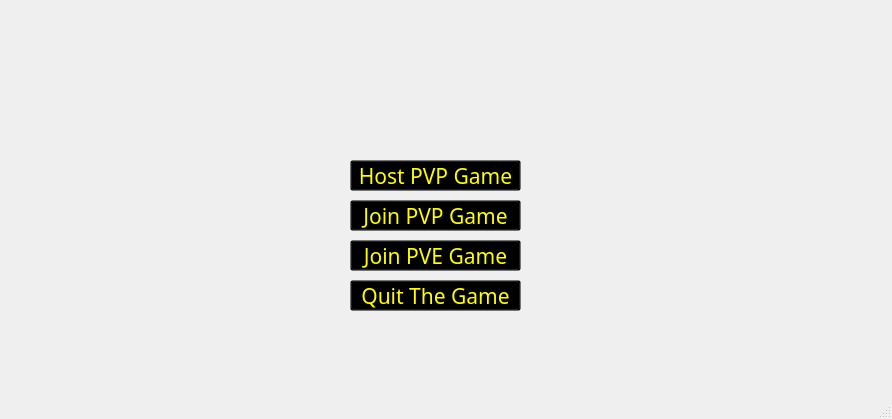
<?xml version="1.0" encoding="UTF-8"?>
<ui version="4.0">
 <class>Window</class>
 <widget class="QMainWindow" name="Window">
  <property name="geometry">
   <rect>
    <x>0</x>
    <y>0</y>
    <width>892</width>
    <height>419</height>
   </rect>
  </property>
  <property name="windowTitle">
   <string>MainWindow</string>
  </property>
  <widget class="QWidget" name="centralwidget">
   <widget class="QStackedWidget" name="stackedWidget">
    <property name="geometry">
     <rect>
      <x>0</x>
      <y>0</y>
      <width>892</width>
      <height>419</height>
     </rect>
    </property>
    <widget class="QWidget" name="page">
     <widget class="QPushButton" name="pushButton">
      <property name="geometry">
       <rect>
        <x>350</x>
        <y>160</y>
        <width>171</width>
        <height>31</height>
       </rect>
      </property>
      <property name="font">
       <font>
        <family>MV Boli</family>
        <pointsize>16</pointsize>
       </font>
      </property>
      <property name="styleSheet">
       <string notr="true">background: transparent;color: #ffff00;</string>
      </property>
      <property name="text">
       <string>Host PVP Game</string>
      </property>
     </widget>
     <widget class="QPushButton" name="pushButton_2">
      <property name="geometry">
       <rect>
        <x>350</x>
        <y>280</y>
        <width>171</width>
        <height>31</height>
       </rect>
      </property>
      <property name="font">
       <font>
        <family>MV Boli</family>
        <pointsize>16</pointsize>
       </font>
      </property>
      <property name="styleSheet">
       <string notr="true">background: transparent;color: #ffff00;</string>
      </property>
      <property name="text">
       <string>Quit The Game</string>
      </property>
     </widget>
     <widget class="QPushButton" name="pushButton_3">
      <property name="geometry">
       <rect>
        <x>350</x>
        <y>240</y>
        <width>171</width>
        <height>31</height>
       </rect>
      </property>
      <property name="font">
       <font>
        <family>MV Boli</family>
        <pointsize>16</pointsize>
       </font>
      </property>
      <property name="styleSheet">
       <string notr="true">background: transparent;color: #ffff00;</string>
      </property>
      <property name="text">
       <string>Join PVE Game</string>
      </property>
     </widget>
     <widget class="QPushButton" name="pushButton_4">
      <property name="geometry">
       <rect>
        <x>350</x>
        <y>200</y>
        <width>171</width>
        <height>31</height>
       </rect>
      </property>
      <property name="font">
       <font>
        <family>MV Boli</family>
        <pointsize>16</pointsize>
       </font>
      </property>
      <property name="styleSheet">
       <string notr="true">background: transparent;color: #ffff00;</string>
      </property>
      <property name="text">
       <string>Join PVP Game</string>
      </property>
     </widget>
    </widget>
    <widget class="QWidget" name="page_2">
     <widget class="QPushButton" name="pushButton_5">
      <property name="geometry">
       <rect>
        <x>394</x>
        <y>0</y>
        <width>101</width>
        <height>31</height>
       </rect>
      </property>
      <property name="font">
       <font>
        <family>MV Boli</family>
        <pointsize>11</pointsize>
       </font>
      </property>
      <property name="styleSheet">
       <string notr="true">background: transparent;color: #ff0000;</string>
      </property>
      <property name="text">
       <string>Start Match</string>
      </property>
     </widget>
     <widget class="QPushButton" name="pushButton_6">
      <property name="geometry">
       <rect>
        <x>400</x>
        <y>50</y>
        <width>91</width>
        <height>21</height>
       </rect>
      </property>
      <property name="font">
       <font>
        <family>MV Boli</family>
        <pointsize>11</pointsize>
       </font>
      </property>
      <property name="styleSheet">
       <string notr="true">background: transparent;color: #ff0000;</string>
      </property>
      <property name="text">
       <string>Auto Place </string>
      </property>
     </widget>
    </widget>
   </widget>
  </widget>
  <widget class="QMenuBar" name="menubar">
   <property name="geometry">
    <rect>
     <x>0</x>
     <y>0</y>
     <width>892</width>
     <height>22</height>
    </rect>
   </property>
  </widget>
  <widget class="QStatusBar" name="statusbar"/>
 </widget>
 <resources/>
 <connections/>
</ui>
